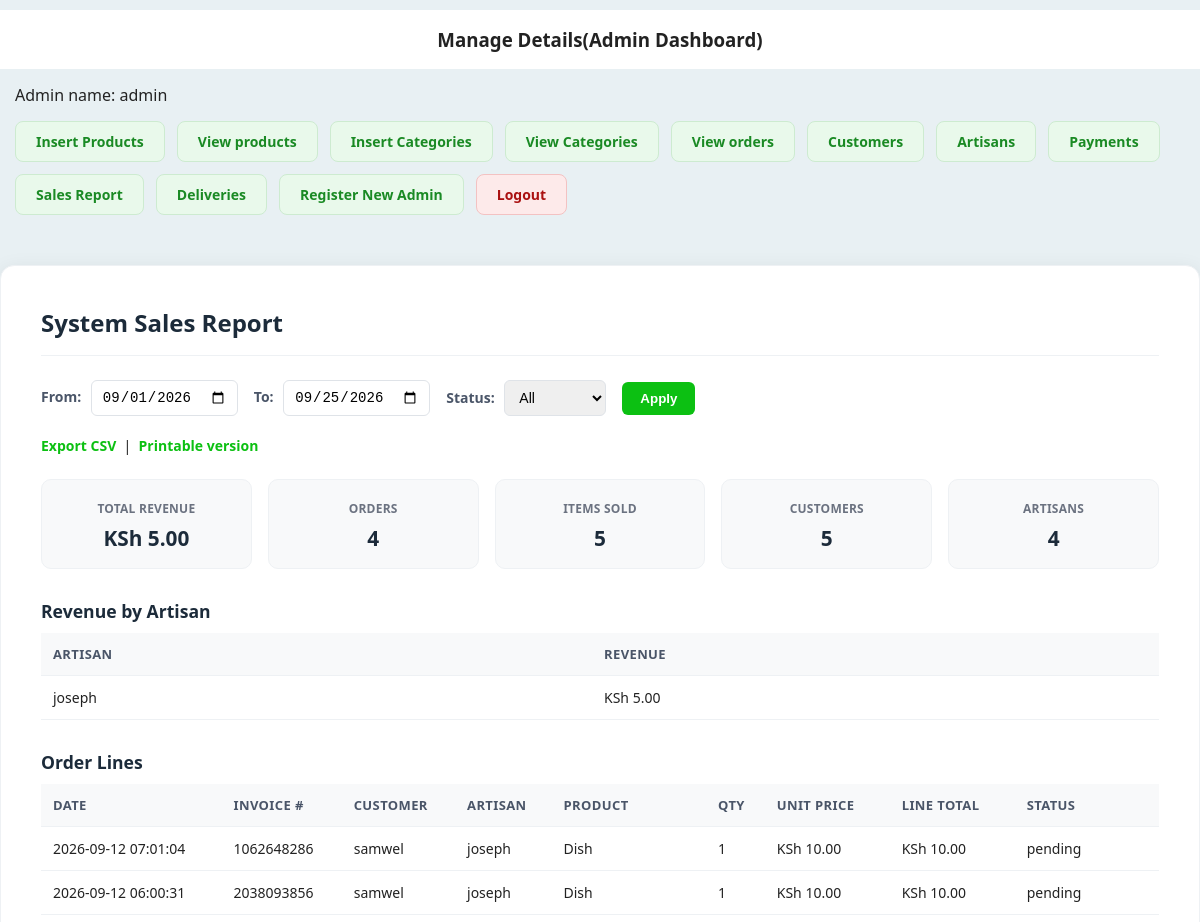
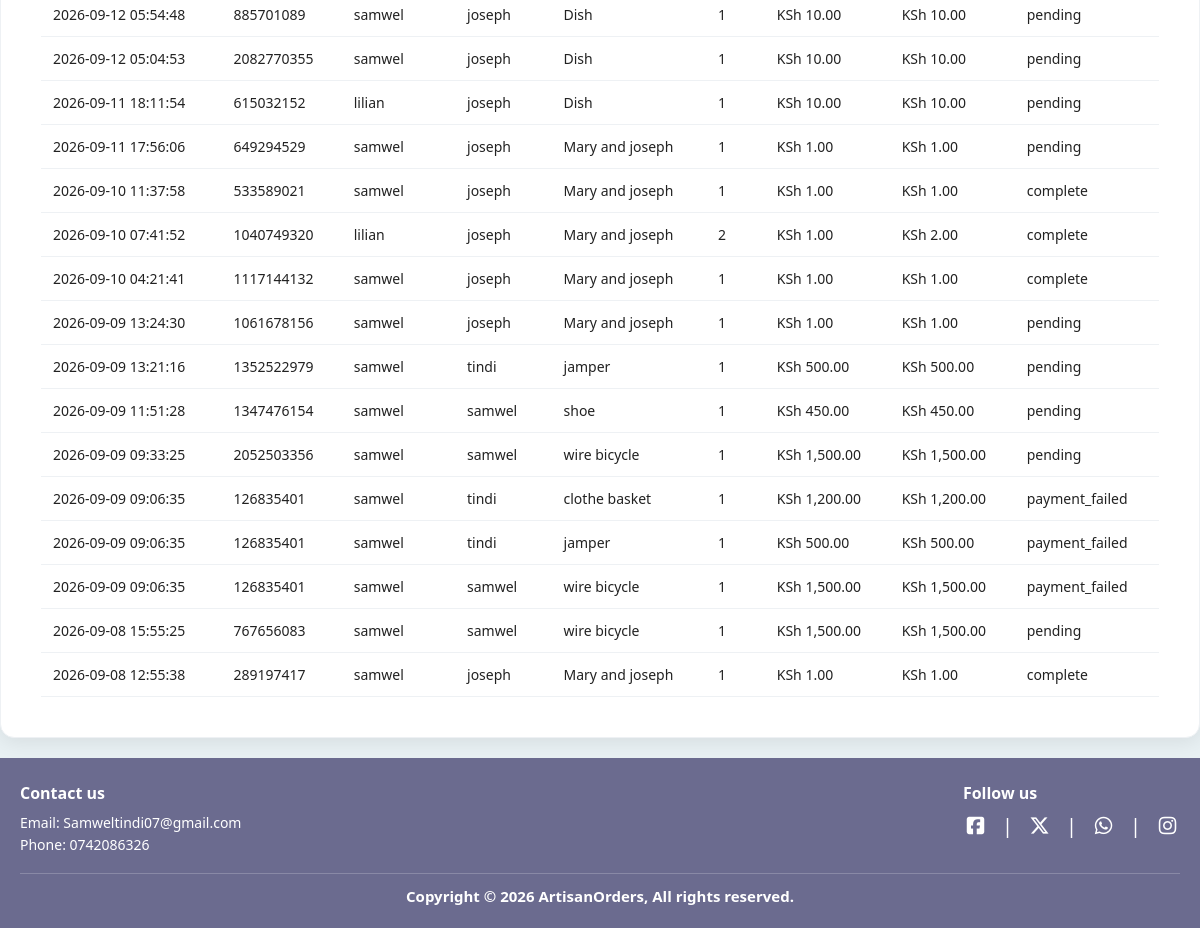
/Admin/index.php?sales_report (signed in), run on the app's committed database (2 pictures, top to bottom).
### tables this page shows
CREATE TABLE `order_pending` (
  `item_id` int(11) NOT NULL,
  `customer_id` int(11) NOT NULL,
  `product_id` int(11) NOT NULL,
  `quantity` int(11) NOT NULL,
  `invoice_number` int(11) NOT NULL,
  `order_status` varchar(255) NOT NULL
);

CREATE TABLE `orders` (
  `order_id` int(11) NOT NULL,
  `customer_id` int(11) NOT NULL,
  `total_amount` int(50) NOT NULL,
  `subtotal` decimal(10,2) DEFAULT NULL,
  `platform_commission` decimal(10,2) DEFAULT NULL,
  `tax_amount` decimal(10,2) DEFAULT NULL,
  `delivery_fee` decimal(10,2) DEFAULT 150.00,
  `artisan_payout` decimal(10,2) DEFAULT NULL,
  `total_products` int(50) NOT NULL,
  `invoice_number` int(50) NOT NULL,
  `order_date` timestamp NOT NULL DEFAULT current_timestamp() ON UPDATE current_timestamp(),
  `order_status` varchar(255) NOT NULL,
  `delivery_confirmed_at` timestamp NULL DEFAULT NULL
);

CREATE TABLE `customers` (
  `customer_id` int(11) NOT NULL,
  `first_name` varchar(100) NOT NULL,
  `last_name` varchar(100) NOT NULL,
  `username` varchar(150) NOT NULL,
  `email` varchar(255) NOT NULL,
  `phone_number` varchar(50) NOT NULL,
  `address` varchar(255) NOT NULL,
  `user_ip` varchar(255) NOT NULL,
  `password` varchar(255) NOT NULL,
  `status` enum('active','suspended') NOT NULL DEFAULT 'active'
);

CREATE TABLE `artisans` (
  `artisan_id` int(11) NOT NULL,
  `full_name` varchar(255) NOT NULL,
  `username` varchar(255) NOT NULL,
  `email` varchar(255) NOT NULL,
  `phone_number` varchar(255) NOT NULL,
  `password` varchar(255) NOT NULL,
  `location` varchar(150) NOT NULL,
  `business_name` varchar(255) NOT NULL,
  `id_number` varchar(20) NOT NULL,
  `kra` varchar(150) NOT NULL,
  `business_certificate` varchar(150) NOT NULL,
  `business_permit` varchar(150) NOT NULL,
  `kebs` varchar(150) NOT NULL,
  `bank_no` varchar(150) NOT NULL,
  `artisan_ip` varchar(100) NOT NULL,
  `status` enum('active','suspended') NOT NULL DEFAULT 'active',
  `approved` tinyint(1) NOT NULL DEFAULT 0
);

CREATE TABLE `products` (
  `product_id` int(11) NOT NULL,
  `category_id` int(11) NOT NULL,
  `artisan_id` int(11) NOT NULL,
  `product_name` varchar(255) NOT NULL,
  `product_description` varchar(255) NOT NULL,
  `product_keywords` varchar(255) NOT NULL,
  `product_image` varchar(255) NOT NULL,
  `stock_quantity` int(11) NOT NULL,
  `product_price` decimal(10,0) NOT NULL,
  `date` timestamp NOT NULL DEFAULT current_timestamp() ON UPDATE current_timestamp(),
  `status` varchar(100) NOT NULL,
  `approval_status` enum('pending','approved','suspended') NOT NULL DEFAULT 'approved'
);

### Admin/sales_report.php (the view, shortened to what this page needs)
<?php
$date_from = $_GET['date_from'] ?? date('Y-m-01');
$date_to   = $_GET['date_to'] ?? date('Y-m-d');
$status_filter = $_GET['status'] ?? 'all';
$statusClause = "";
$params = [$date_from, $date_to];
$types = "ss";
$sql = "
    SELECT op.invoice_number, p.product_name, op.quantity, p.product_price,
           (op.quantity * p.product_price) AS line_total, o.order_status,
           o.order_date, c.first_name, a.username AS artisan_name
    FROM order_pending op
    JOIN products p ON op.product_id = p.product_id
    JOIN orders o ON op.invoice_number = o.invoice_number
    JOIN customers c ON o.customer_id = c.customer_id
    JOIN artisans a ON p.artisan_id = a.artisan_id
    WHERE DATE(o.order_date) BETWEEN ? AND ?
      $statusClause
    ORDER BY o.order_date DESC
";
$stmt = mysqli_prepare($conn, $sql);
mysqli_stmt_bind_param($stmt, $types, ...$params);
mysqli_stmt_execute($stmt);
$result = mysqli_stmt_get_result($stmt);
$rows = [];
$total_revenue = 0;
$total_items = 0;
$invoice_set = [];
$artisan_totals = [];
while ($row = mysqli_fetch_assoc($result)) {
    $rows[] = $row;
    if ($row['order_status'] === 'complete') {
        $total_revenue += $row['line_total'];
        $total_items += $row['quantity'];
        $invoice_set[$row['invoice_number']] = true;
        if (!isset($artisan_totals[$row['artisan_name']])) {
            $artisan_totals[$row['artisan_name']] = 0;
        }
        $artisan_totals[$row['artisan_name']] += $row['line_total'];
    }
}
$total_orders = count($invoice_set);
arsort($artisan_totals);
$customer_count_result = mysqli_query($conn, "SELECT COUNT(*) AS cnt FROM customers");
$total_customers = mysqli_fetch_assoc($customer_count_result)['cnt'];
$artisan_count_result = mysqli_query($conn, "SELECT COUNT(*) AS cnt FROM artisans");
$total_artisans = mysqli_fetch_assoc($artisan_count_result)['cnt'];
?>
<div class="products-card">
<h3>System Sales Report</h3>
<form method="GET" class="report-filters">
    <label>From: <input type="date" name="date_from" value="<?= htmlspecialchars($date_from) ?>"></label>
    <label>To: <input type="date" name="date_to" value="<?= htmlspecialchars($date_to) ?>"></label>
    <label>Status:
        <select name="status">
            <option value="all" <?= $status_filter === 'all' ? 'selected' : '' ?>>All</option>
        </select>
    </label>
    <button type="submit">Apply</button>
</form>
<p class="report-links">
    <a href="export_sales_report_csv.php?date_from=<?= urlencode($date_from) ?>&date_to=<?= urlencode($date_to) ?>&status=<?= urlencode($status_filter) ?>" target="_blank">Export CSV</a>
    &nbsp;|&nbsp;
    <a href="print_sales_report.php?date_from=<?= urlencode($date_from) ?>&date_to=<?= urlencode($date_to) ?>&status=<?= urlencode($status_filter) ?>" target="_blank">Printable version</a>
</p>
<div class="summary-cards">
    <div class="summary-card">
        <span>Total Revenue</span>
        <span class="amount">KSh <?= number_format($total_revenue, 2) ?></span>
    </div>
    <div class="summary-card">
        <span>Orders</span>
        <span class="amount"><?= $total_orders ?></span>
    </div>
    <div class="summary-card">
        <span>Items Sold</span>
        <span class="amount"><?= $total_items ?></span>
    </div>
    <div class="summary-card">
        <span>Customers</span>
        <span class="amount"><?= $total_customers ?></span>
    </div>
    <div class="summary-card">
        <span>Artisans</span>
        <span class="amount"><?= $total_artisans ?></span>
    </div>
</div>
<h4>Revenue by Artisan</h4>
<table class="table1">
    <tr><th>Artisan</th><th>Revenue</th></tr>
    <?php if (empty($artisan_totals)): ?>
        <tr><td colspan="2" style="text-align:center;">No revenue in this range.</td></tr>
    <?php else: foreach ($artisan_totals as $name => $rev): ?>
        <tr>
            <td><?= htmlspecialchars($name) ?></td>
            <td>KSh <?= number_format($rev, 2) ?></td>
        </tr>
    <?php endforeach; endif; ?>
</table>
<h4>Order Lines</h4>
<table class="table1">
    <tr>
        <th>Date</th><th>Invoice #</th><th>Customer</th><th>Artisan</th><th>Product</th>
        <th>Qty</th><th>Unit Price</th><th>Line Total</th><th>Status</th>
    </tr>
    <?php if (empty($rows)): ?>
        <tr><td colspan="9" style="text-align:center;">No orders found for this range.</td></tr>
    <?php else: foreach ($rows as $r): ?>
        <tr>
            <td><?= htmlspecialchars($r['order_date']) ?></td>
            <td><?= htmlspecialchars($r['invoice_number']) ?></td>
            <td><?= htmlspecialchars($r['first_name']) ?></td>
            <td><?= htmlspecialchars($r['artisan_name']) ?></td>
            <td><?= htmlspecialchars($r['product_name']) ?></td>
            <td><?= (int)$r['quantity'] ?></td>
            <td>KSh <?= number_format($r['product_price'], 2) ?></td>
            <td>KSh <?= number_format($r['line_total'], 2) ?></td>
            <td><?= htmlspecialchars($r['order_status']) ?></td>
        </tr>
    <?php endforeach; endif; ?>
</table>
</div>

### style.css (style rules this page uses)
:root { --background-green: #60f378; --text-gray: #555; --footer-purple:#6b6b8f; --card-gray: #d9d9d9; --border: #e2e6ea; --navy: #14213d; --navy-soft: #2a3a5c; --teal: #0f8d2e; --teal--tint: #07f6f6; --text-muted: #6b7280; --danger: #c1443a; --teal-dark: #0b6b6d; }
*,*::before, *::after { box-sizing: border-box; margin: 0; padding: 0; }
body { font-family: system-ui, -apple-system, BlinkMacSystemFont,"Segoe UI",Roboto, Arial, Helvetica, sans-serif; background: var(--background-green); background-color: #60f378; color: #222; }
a { text-decoration: none; }

### Admin/index.php (style rules this page uses)
body { background-color: #E8F0F3; }

### Admin/sales_report.php (style rules this page uses)
.products-card { max-width: 1200px; margin: 20px auto; padding: 40px; background: #ffffff; border-radius: 14px; box-shadow: 0 4px 20px rgba(0,0,0,0.08); border: 1px solid #eef1f4; }
.products-card h3 { text-align: left; color: #1c2b3a; font-size: 1.5rem; font-weight: 700; border-bottom: 1px solid #eef1f4; padding-bottom: 16px; margin: 0 0 24px 0; }
.products-card h4 { color: #1c2b3a; font-size: 1.1rem; margin-top: 30px; margin-bottom: 10px; }
.report-filters { display:flex; flex-wrap:wrap; align-items:center; gap:16px; margin-bottom: 20px; }
.report-filters label { font-size: 14px; color: #4a5568; font-weight: 600; }
.report-filters input, .report-filters select { margin-left: 6px; padding: 8px 10px; border: 1px solid #dfe3e8; border-radius: 6px; font-size: 14px; }
.report-filters button { background-color: #0cc012; color: white; border: none; padding: 9px 18px; border-radius: 6px; font-weight: 600; cursor: pointer; }
.report-links { margin-bottom: 24px; font-size: 14px; }
.report-links a { color: #0cc012; font-weight: 600; text-decoration: none; }
.summary-cards { display:flex; gap:16px; margin-bottom: 12px; flex-wrap:wrap; }
.summary-card { flex:1; min-width:150px; background:#f8f9fa; border:1px solid #eef1f4; border-radius:10px; padding:16px; text-align:center; }
.summary-card span:first-child { font-size: 12px; color: #6b7280; font-weight: 600; text-transform: uppercase; letter-spacing: 0.02em; }
.summary-card .amount { font-size:1.3rem; font-weight:700; display:block; margin-top:6px; color: #1c2b3a; }
.table1 { width: 100%; border-collapse: collapse; font-size: 14px; }
.table1 th, .table1 td { border: none; border-bottom: 1px solid #eef1f4; padding: 12px; text-align: left; }
.table1 thead th, .table1 tr:first-child th { background-color: #f8f9fa; color: #4a5568; font-weight: 600; font-size: 13px; text-transform: uppercase; letter-spacing: 0.03em; }

### data on the page
order_pending: orders.order_date "2026-09-12 07:01:04", invoice_number "1062648286", customer.first_name "samwel", artisans.username "joseph", product.product_name "Dish", quantity "1", product.product_price "10.00", line_total "10.00", orders.order_status "pending"
order_pending: orders.order_date "2026-09-12 06:00:31", invoice_number "2038093856", customer.first_name "samwel", artisans.username "joseph", product.product_name "Dish", quantity "1", product.product_price "10.00", line_total "10.00", orders.order_status "pending"
order_pending: orders.order_date "2026-09-12 05:54:48", invoice_number "885701089", customer.first_name "samwel", artisans.username "joseph", product.product_name "Dish", quantity "1", product.product_price "10.00", line_total "10.00", orders.order_status "pending"
order_pending: orders.order_date "2026-09-12 05:04:53", invoice_number "2082770355", customer.first_name "samwel", artisans.username "joseph", product.product_name "Dish", quantity "1", product.product_price "10.00", line_total "10.00", orders.order_status "pending"
order_pending: orders.order_date "2026-09-11 18:11:54", invoice_number "615032152", customer.first_name "lilian", artisans.username "joseph", product.product_name "Dish", quantity "1", product.product_price "10.00", line_total "10.00", orders.order_status "pending"
order_pending: orders.order_date "2026-09-11 17:56:06", invoice_number "649294529", customer.first_name "samwel", artisans.username "joseph", product.product_name "Mary and joseph", quantity "1", product.product_price "1.00", line_total "1.00", orders.order_status "pending"
order_pending: orders.order_date "2026-09-10 11:37:58", invoice_number "533589021", customer.first_name "samwel", artisans.username "joseph", product.product_name "Mary and joseph", quantity "1", product.product_price "1.00", line_total "1.00", orders.order_status "complete"
order_pending: orders.order_date "2026-09-10 07:41:52", invoice_number "1040749320", customer.first_name "lilian", artisans.username "joseph", product.product_name "Mary and joseph", quantity "2", product.product_price "1.00", line_total "2.00", orders.order_status "complete"
order_pending: orders.order_date "2026-09-10 04:21:41", invoice_number "1117144132", customer.first_name "samwel", artisans.username "joseph", product.product_name "Mary and joseph", quantity "1", product.product_price "1.00", line_total "1.00", orders.order_status "complete"
order_pending: orders.order_date "2026-09-09 13:24:30", invoice_number "1061678156", customer.first_name "samwel", artisans.username "joseph", product.product_name "Mary and joseph", quantity "1", product.product_price "1.00", line_total "1.00", orders.order_status "pending"
order_pending: orders.order_date "2026-09-09 13:21:16", invoice_number "1352522979", customer.first_name "samwel", artisans.username "tindi", product.product_name "jamper", quantity "1", product.product_price "500.00", line_total "500.00", orders.order_status "pending"
order_pending: orders.order_date "2026-09-09 11:51:28", invoice_number "1347476154", customer.first_name "samwel", artisans.username "samwel", product.product_name "shoe", quantity "1", product.product_price "450.00", line_total "450.00", orders.order_status "pending"
order_pending: orders.order_date "2026-09-09 09:33:25", invoice_number "2052503356", customer.first_name "samwel", artisans.username "samwel", product.product_name "wire bicycle", quantity "1", product.product_price "1,500.00", line_total "1,500.00", orders.order_status "pending"
order_pending: orders.order_date "2026-09-09 09:06:35", invoice_number "126835401", customer.first_name "samwel", artisans.username "tindi", product.product_name "clothe basket", quantity "1", product.product_price "1,200.00", line_total "1,200.00", orders.order_status "payment_failed"
order_pending: orders.order_date "2026-09-09 09:06:35", invoice_number "126835401", customer.first_name "samwel", artisans.username "tindi", product.product_name "jamper", quantity "1", product.product_price "500.00", line_total "500.00", orders.order_status "payment_failed"
order_pending: orders.order_date "2026-09-09 09:06:35", invoice_number "126835401", customer.first_name "samwel", artisans.username "samwel", product.product_name "wire bicycle", quantity "1", product.product_price "1,500.00", line_total "1,500.00", orders.order_status "payment_failed"
order_pending: orders.order_date "2026-09-08 15:55:25", invoice_number "767656083", customer.first_name "samwel", artisans.username "samwel", product.product_name "wire bicycle", quantity "1", product.product_price "1,500.00", line_total "1,500.00", orders.order_status "pending"
order_pending: orders.order_date "2026-09-08 12:55:38", invoice_number "289197417", customer.first_name "samwel", artisans.username "joseph", product.product_name "Mary and joseph", quantity "1", product.product_price "1.00", line_total "1.00", orders.order_status "complete"

### other printed values
$_SESSION['username'] "admin"
$total_revenue "5.00"
$total_orders "4"
$total_items "5"
$total_customers "5"
$total_artisans "4"
$name "joseph"
$rev "5.00"
